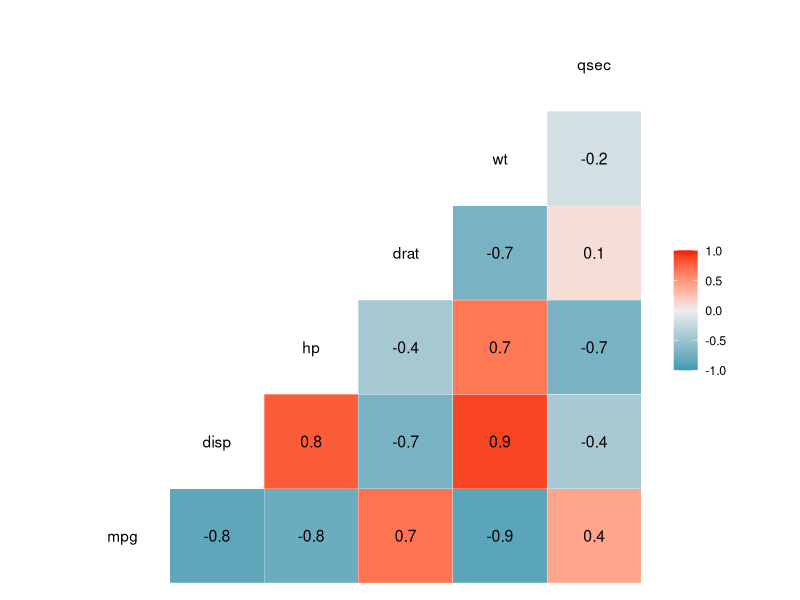
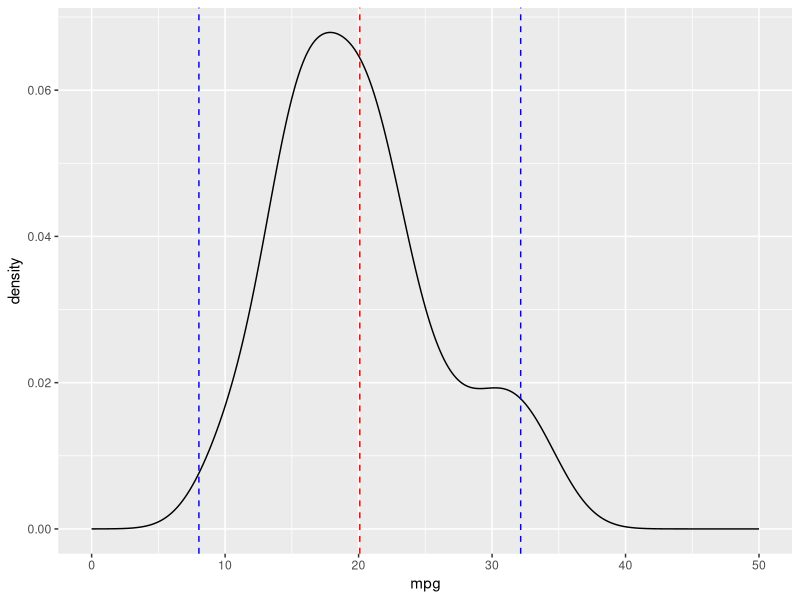
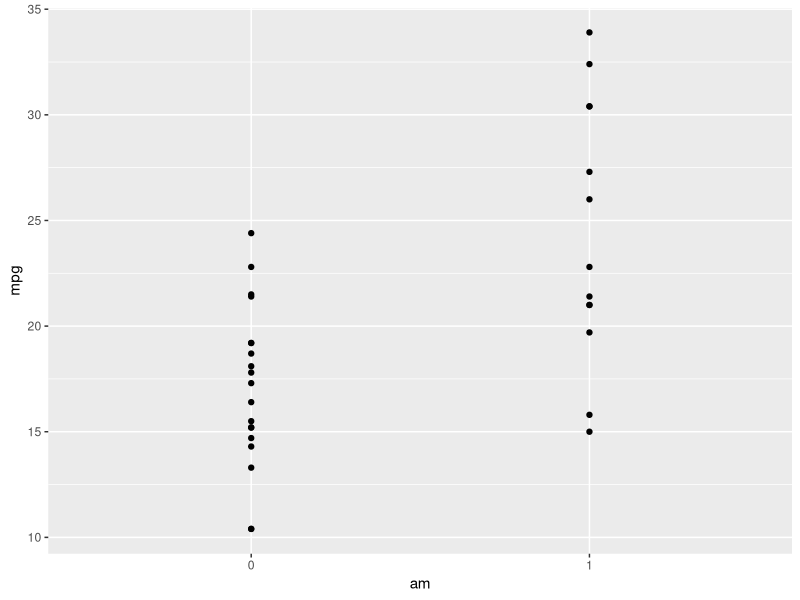

Here is the R script that generated these plots, in order: (Note: this script raises an error after producing the figures.)
## ---- chunk 1
knitr::opts_chunk$set(echo = FALSE)
knitr::opts_chunk$set(fig.width=6, fig.height=2.5)
# Load all necessary R packages into current session
library(ggplot2)
library(dplyr)
library(GGally)
library(gridExtra)
## ---- chunk 2
# Read data into R
data("mtcars")

# Take a look at the data
head(mtcars)
str(mtcars)
summary(mtcars)
#?mtcars
## ---- chunk 3
# Convert to factor variables
mtcars$vs <- as.factor(mtcars$vs)
mtcars$am <- as.factor(mtcars$am)

# Check that the changers took hold
str(mtcars)
## ---- chunk 4
# Get correlation matrix of the continuous variables
mtcars[, c(1, 3:7)] %>% 
        ggcorr(label = T)
## ---- chunk 5
# Check to see if mpg is normally distributed
ggplot(mtcars, aes(mpg)) +
        geom_density() +
        xlim(0, 50) + 
        geom_vline(xintercept = mean(mtcars$mpg),
                   color = "red",
                   linetype = "dashed") +
        geom_vline(xintercept = mean(mtcars$mpg) - 2 * sd(mtcars$mpg),
                   color = "blue",
                   linetype = "dashed") +
        geom_vline(xintercept = mean(mtcars$mpg) + 2 * sd(mtcars$mpg),
                   color = "blue",
                   linetype = "dashed") 
## ---- chunk 6
# Plot mpg vs am
ggplot(mtcars,
       aes(x = am,
           y = mpg)) +
        geom_point()

# Look at the mean mpg for cars with/without automatic 
mtcars %>% group_by(am) %>%
        summarize(mean = mean(mpg))
## ---- chunk 7
# Welch Two Sample T-test
t.test(mpg ~ am, data= mtcars, 
       var.equal = FALSE, paired=FALSE, conf.level = .95)
## ---- chunk 8
# Preliminary model fit: mpg ~ am
fit1 <- lm(mpg ~ am, mtcars)

# Take a look at the model/coefficients
summary(fit1)$coef
## ---- chunk 9
# fit regression model with all regressors
fit_all <- lm(mpg ~ ., mtcars)
summary(fit_all)
## ---- chunk 10
# Step-wise backwards elimination
fit2 <- lm(mpg ~ . - cyl, mtcars)
summary(fit2)

fit3 <- lm(mpg ~ . - cyl - vs, mtcars)
summary(fit3)

fit4 <- lm(mpg ~ . - cyl - vs - carb, mtcars)
summary(fit4)

fit5 <- lm(mpg ~ . - cyl - vs - carb - gear, mtcars)
summary(fit5)

fit6 <- lm(mpg ~ . - cyl - vs - carb - gear - drat, mtcars)
summary(fit6)

fit7 <- lm(mpg ~ . - cyl - vs - carb - gear - drat - disp, mtcars)
summary(fit7)

fit8 <- lm(mpg ~ . - cyl - vs - carb - gear - drat - disp - hp, mtcars)
summary(fit8)
## ---- chunk 11
# ANOVA
fit_wtqsec <- lm(mpg ~ am + wt + qsec, mtcars)

fit_wtqsechp <- lm(mpg ~ am + wt + qsec + hp, mtcars)

fit_wtqsechpdisp <- lm(mpg ~ am + wt + qsec + hp + disp, mtcars)

anova(fit_wtqsec, fit_wtqsechp, fit_wtqsechpdisp)
## ---- chunk 12
fit_final <- lm(mpg ~ am + wt + qsec, mtcars)

# Residuals vs fitted values
g1 <- ggplot(fit_final,
       aes(x = .fitted, y = .resid)) +
        geom_point() +
        geom_smooth() + 
        geom_hline(yintercept = 0,
                   col = "red",
                   linetype = "dashed") +
        labs(title = "Residuals vs Fitted Values",
             x = "Fitted Values",
             y = "Residuals")

# Normal QQ plot
g2 <- ggplot(fit_final) +
        geom_qq(aes(sample = .stdresid)) +
        geom_abline(intercept = 0, slope = 1, 
                    linetype = "dashed", col = "red") +
        labs(title = "Normal Q-Q Plot",
             x = "Theoretical Quantiles",
             y = "Standardized Residuals") 

# Scale location plot
g3 <- ggplot(fit_final,
       aes(y = sqrt(abs(.stdresid)),
           x = .fitted)) + 
        geom_point() +
        geom_smooth() +
        labs(title = "Scale Location Plot",
             x = "Fitted Values",
             y = expression(sqrt("|Standardized residuals|")))

grid.arrange(g1, g2, g3, ncol = 3)
## ---- chunk 13
summary(fit_final)
confint(fit_final)
